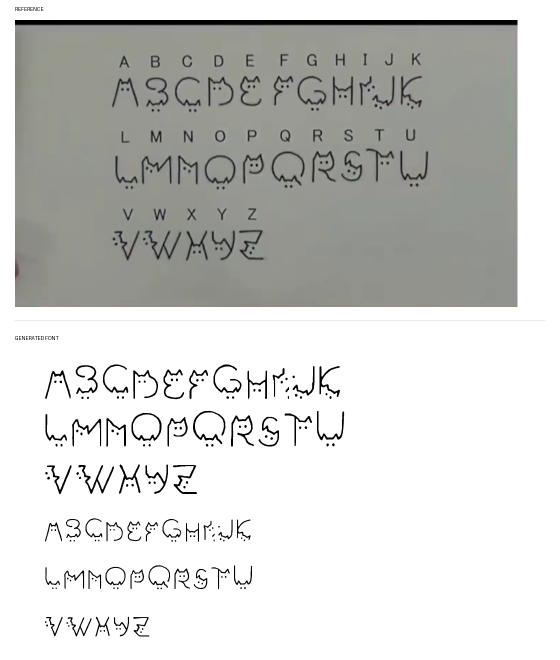
#> input picture screenshots/catfont-preview.png, 1120 x 1320 px, given in place of frame-final-clean.png, which was not available (shown at 1/2 size)
$ python build_cat_font.py
#> lines starting #> are read from the running program, lines starting #| are printed output that depends on the picture; after the words box and inside, x2 and y2 are one past the last pixel; in counts of white or black regions, pixels touching at a corner belong together; pictures that were not available may be replaced by others from this repository, and a replacement may not be noted
from __future__ import annotations

import statistics
import sys
from collections import deque
from pathlib import Path

BASE_DIR = Path(__file__).resolve().parent
VENDOR_DIR = BASE_DIR / "vendor"
if str(VENDOR_DIR) not in sys.path:
    sys.path.insert(0, str(VENDOR_DIR))

from PIL import Image, ImageDraw, ImageFont
from fontTools.fontBuilder import FontBuilder
from fontTools.pens.ttGlyphPen import TTGlyphPen
from shapely.affinity import scale as scale_geom
from shapely.affinity import translate as move_geom
from shapely.geometry import GeometryCollection, MultiPolygon, Polygon, box
from shapely.geometry.polygon import orient
from shapely.ops import unary_union

REF_IMAGE = BASE_DIR / "frames" / "frame-final-clean.png"
DIST_DIR = BASE_DIR / "dist"

THRESHOLD = 92
UPM = 1000
ASCENDER = 860
DESCENDER = -140
CAP_HEIGHT = 760
SIDE_BEARING = 28
UPSCALE = 4
LOWERCASE_SCALE = 2 / 3

# These are the user-confirmed boxes around the handwritten cat glyphs.
GLYPH_BOXES = {
    "A": (137, 72, 178, 132),
    "B": (185, 72, 221, 132),
    "C": (227, 72, 267, 132),
    "D": (274, 72, 314, 132),
    "E": (320, 72, 354, 132),
    "F": (368, 72, 399, 132),
    "G": (402, 72, 447, 132),
    "H": (452, 72, 485, 132),
    "I": (490, 72, 516, 132),
    "J": (509, 72, 544, 132),
    "K": (549, 72, 583, 132),
    "L": (142, 184, 177, 246),
    "M": (179, 184, 225, 246),
    "N": (231, 184, 263, 246),
    "O": (269, 184, 317, 246),
    "P": (324, 184, 357, 246),
    "Q": (365, 184, 416, 246),
    "R": (423, 184, 460, 246),
    "S": (464, 184, 498, 246),
    "T": (500, 184, 543, 246),
    "U": (549, 184, 592, 246),
    "V": (138, 295, 180, 360),
    "W": (181, 295, 239, 360),
    "X": (243, 295, 277, 360),
    "Y": (279, 295, 316, 360),
    "Z": (318, 295, 357, 360),
}

ROW_STRINGS = ["ABCDEFGHIJK", "LMNOPQRSTU", "VWXYZ", "abcdefghijk", "lmnopqrstu", "vwxyz"]


def connected_components(mask: list[list[bool]]) -> list[list[tuple[int, int]]]:
    height = len(mask)
    width = len(mask[0]) if height else 0
    seen = [[False] * width for _ in range(height)]
    out = []

    for y in range(height):
        for x in range(width):
            if not mask[y][x] or seen[y][x]:
                continue

            queue = deque([(x, y)])
            seen[y][x] = True
            points = []

            while queue:
                cx, cy = queue.popleft()
                points.append((cx, cy))
                for ny in range(max(0, cy - 1), min(height, cy + 2)):
                    for nx in range(max(0, cx - 1), min(width, cx + 2)):
                        if mask[ny][nx] and not seen[ny][nx]:
                            seen[ny][nx] = True
                            queue.append((nx, ny))

            out.append(points)

    return out


def polygons_from_geom(geom):
    if geom.is_empty:
        return []
    if isinstance(geom, Polygon):
        return [geom]
    if isinstance(geom, MultiPolygon):
        return list(geom.geoms)
    if isinstance(geom, GeometryCollection):
        out = []
        for part in geom.geoms:
            out.extend(polygons_from_geom(part))
        return out
    raise TypeError(f"Unsupported geometry type: {type(geom)!r}")


def draw_polygon(pen: TTGlyphPen, poly: Polygon):
    poly = orient(poly, sign=-1.0)

    def add_ring(coords):
        pts = [(round(x), round(y)) for x, y in list(coords)[:-1]]
        if len(pts) < 3:
            return
        pen.moveTo(pts[0])
        for pt in pts[1:]:
            pen.lineTo(pt)
        pen.closePath()

    add_ring(poly.exterior.coords)
    for interior in poly.interiors:
        add_ring(interior.coords)


def geom_to_glyph(geom):
    pen = TTGlyphPen(None)
    for poly in polygons_from_geom(geom):
        draw_polygon(pen, poly)
    return pen.glyph()


def trace_crop(image: Image.Image, crop_box: tuple[int, int, int, int]):
    crop = image.crop(crop_box).convert("L")
    crop = crop.resize((crop.width * UPSCALE, crop.height * UPSCALE), Image.Resampling.BICUBIC)
    width, height = crop.size

    mask = [[crop.getpixel((x, y)) < THRESHOLD for x in range(width)] for y in range(height)]

    # The boxes are already user-approved, so keep every non-trivial component inside them.
    keep_mask = [[False] * width for _ in range(height)]
    for component in connected_components(mask):
        if len(component) < 4:
            continue
        for x, y in component:
            keep_mask[y][x] = True

    rects = []
    minx = width
    miny = height
    maxx = 0
    maxy = 0

    for y in range(height):
        x = 0
        while x < width:
            if not keep_mask[y][x]:
                x += 1
                continue

            start = x
            while x < width and keep_mask[y][x]:
                minx = min(minx, x)
                miny = min(miny, y)
                maxx = max(maxx, x)
                maxy = max(maxy, y)
                x += 1

            rects.append(box(start, height - y - 1, x, height - y))

    if not rects:
        return GeometryCollection(), 1.0, width

    geom = unary_union(rects)
    geom = geom.buffer(0.7, join_style=1).buffer(-0.7, join_style=1)
    geom = geom.simplify(0.22, preserve_topology=True)

    minx_g, miny_g, _, maxy_g = geom.bounds
    geom = move_geom(geom, xoff=0, yoff=-miny_g)

    black_height = max(1.0, maxy_g - miny_g)
    return geom, black_height, width


def build_font():
    DIST_DIR.mkdir(exist_ok=True)

    image = Image.open(REF_IMAGE)
#> image is the input picture: PIL image 1120x1320 RGB; mean R, G, B 207.3, 207.9, 205.4
    traced = {}
    heights = []

    for char, crop_box in GLYPH_BOXES.items():
        geom, black_height, crop_width = trace_crop(image, crop_box)
        traced[char] = {"geom": geom, "crop_width": crop_width}
        heights.append(black_height)
#> this loop made 26 passes
#> (black_height, crop_width) on passes 1 to 12: (1, 164), (1, 144), (80, 160), (82, 160), (1, 136), (85, 124), (87, 180), (1, 132), (90, 104), (1, 140), (94, 136), (1, 140)
#> pass 1, in trace_crop, `crop = image.crop(crop_box).convert("L")`:
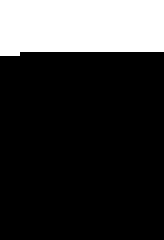
#> crop: PIL image 41x60 L (shown 4 times larger); values 151 (black) and 152 (white), 21.9% white; 1 white region, box (x1, y1, x2, y2) and area: (0, 0, 41, 14) 538
#> pass 1, in trace_crop, `crop = crop.resize((crop.width * UPSCALE, crop.height * UPSCALE), Imag..`:
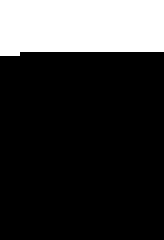
#> crop: PIL image 164x240 L; values 151 (black) and 152 (white), 21.9% white; 1 white region, box (x1, y1, x2, y2) and area: (0, 0, 164, 56) 8608
#> pass 2, in trace_crop (call 2), `crop = image.crop(crop_box).convert("L")`:
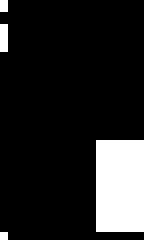
#> crop: PIL image 36x60 L (shown 4 times larger); values 151 (black) and 152 (white), 13.9% white; 4 white regions (3 under 20 px), largest, box (x1, y1, x2, y2) and area: (24, 35, 36, 58) 276
#> after the loop, heights = 26 values, max 192 at index 22, min 1 at index 0, mean 71.46; traced = 26 items

    scale_factor = CAP_HEIGHT / statistics.median(heights)
#> scale_factor = 9.38

    uppercase_chars = list(GLYPH_BOXES.keys())
    lowercase_chars = [ch.lower() for ch in uppercase_chars]
    glyph_order = [".notdef"] + uppercase_chars + lowercase_chars
    cmap = {ord(ch): ch for ch in uppercase_chars + lowercase_chars}
    glyphs = {}
    metrics = {}

    notdef = box(0, 0, 520, 760).difference(box(60, 60, 460, 700))
    glyphs[".notdef"] = geom_to_glyph(notdef)
    metrics[".notdef"] = (600, 0)

    for char, item in traced.items():
        scaled = scale_geom(item["geom"], xfact=scale_factor, yfact=scale_factor, origin=(0, 0))
        scaled = move_geom(scaled, xoff=SIDE_BEARING, yoff=0)
        advance = int(round(item["crop_width"] * scale_factor + SIDE_BEARING * 2))
        glyphs[char] = geom_to_glyph(scaled)
        metrics[char] = (max(advance, 180), 0)

        lowercase_char = char.lower()
        lower_factor = scale_factor * LOWERCASE_SCALE
        lowercase = scale_geom(item["geom"], xfact=lower_factor, yfact=lower_factor, origin=(0, 0))
        lowercase = move_geom(lowercase, xoff=SIDE_BEARING, yoff=0)
        lowercase_advance = int(round(item["crop_width"] * lower_factor + SIDE_BEARING * 2))
        glyphs[lowercase_char] = geom_to_glyph(lowercase)
        metrics[lowercase_char] = (max(lowercase_advance, 150), 0)
#> this loop made 26 passes
#> (char, advance, lowercase_char, lowercase_advance) on passes 1 to 12: ('A', 1595, 'a', 1082), ('B', 1407, 'b', 957), ('C', 1557, 'c', 1057), ('D', 1557, 'd', 1057), ('E', 1332, 'e', 907), ('F', 1219, 'f', 832), ('G', 1745, 'g', 1182), ('H', 1295, 'h', 882), ('I', 1032, 'i', 707), ('J', 1370, 'j', 932), ('K', 1332, 'k', 907), ('L', 1370, 'l', 932)
#> after the loop, glyphs = 53 items; metrics = 53 items

    fb = FontBuilder(UPM, isTTF=True)
    fb.setupGlyphOrder(glyph_order)
    fb.setupCharacterMap(cmap)
    fb.setupGlyf(glyphs)
    fb.setupHorizontalMetrics(metrics)
    fb.setupHorizontalHeader(ascent=ASCENDER, descent=DESCENDER)
    fb.setupOS2(
        sTypoAscender=ASCENDER,
        sTypoDescender=DESCENDER,
        sTypoLineGap=120,
        usWinAscent=ASCENDER,
        usWinDescent=abs(DESCENDER),
        sxHeight=0,
        sCapHeight=CAP_HEIGHT,
    )
    fb.setupNameTable(
        {
            "familyName": "Cat Font",
            "styleName": "Regular",
            "fullName": "Cat Font Regular",
            "psName": "CatFont-Regular",
            "version": "Version 5.0",
            "uniqueFontIdentifier": "CatFont-Regular-5.0",
        }
    )
    fb.setupPost()
    fb.setupMaxp()
    fb.setupDummyDSIG()

    font_path = DIST_DIR / "CatFont-Regular.ttf"
    fb.save(font_path)
    return font_path


def render_preview(font_path: Path):
    preview_path = font_path.with_name("CatFont-preview.png")
    diagnostic_path = font_path.with_name("CatFont-glyph-map.png")

    reference = Image.open(REF_IMAGE).convert("RGB")
    reference = reference.resize((reference.width * 14 // 10, reference.height * 14 // 10))

    canvas = Image.new("RGB", (1120, 1320), "white")
#> canvas: PIL image 1120x1320 RGB; every value is 255
    draw = ImageDraw.Draw(canvas)
    ui_font = ImageFont.load_default()
    cat_font = ImageFont.truetype(str(font_path), 78)

    canvas.paste(reference, (30, 40))
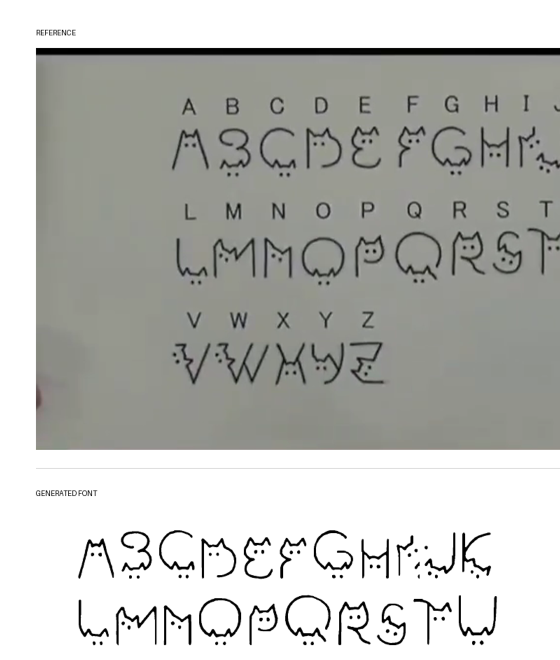
#> canvas: PIL image 1120x1320 RGB (shown at 1/2 size); mean R, G, B 186.2, 187, 183.2
    draw.text((30, 12), "REFERENCE", fill="black", font=ui_font)
    draw.line((30, 640, 1090, 640), fill=(210, 210, 210), width=1)
    draw.text((30, 670), "GENERATED FONT", fill="black", font=ui_font)

    y = 730
    for row in ROW_STRINGS:
        draw.text((90, y), row, fill="black", font=cat_font)
        y += 95
#> after the loop, y = 1300

    canvas.save(preview_path)
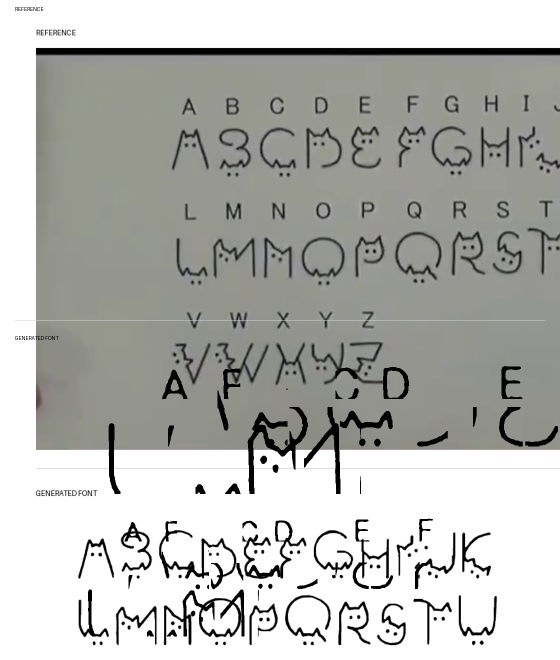
#> saved as CatFont-preview.png: PIL image 1120x1320 RGB (shown at 1/2 size); mean R, G, B 182.3, 183, 179.4

    chars = "ABCDEFGHIJKLMNOPQRSTUVWXYZabcdefghijklmnopqrstuvwxyz"
    cell_w, cell_h = 180, 200
    cols = 4
    rows = (len(chars) + cols - 1) // cols
    diag = Image.new("RGB", (cols * cell_w, rows * cell_h), "white")
#> diag: PIL image 720x2600 RGB; every value is 255
    dd = ImageDraw.Draw(diag)
    for i, ch in enumerate(chars):
        x = (i % cols) * cell_w
        y = (i // cols) * cell_h
        dd.rectangle((x, y, x + cell_w - 1, y + cell_h - 1), outline="lightgray", width=1)
        dd.text((x + 8, y + 8), ch, fill="black", font=ui_font)
        bbox = dd.textbbox((0, 0), ch, font=cat_font)
        tw = bbox[2] - bbox[0]
        dd.text((x + (cell_w - tw) // 2 - bbox[0], y + 55 - bbox[1]), ch, fill="black", font=cat_font)
#> this loop made 52 passes
#> (bbox, tw) on passes 1 to 12: ((0, 68, 124, 68), 124), ((0, 68, 110, 68), 110), ((0, 9, 121, 68), 121), ((0, 7, 121, 68), 121), ((0, 68, 104, 68), 104), ((0, 5, 95, 68), 95), ((0, 4, 136, 68), 136), ((0, 68, 101, 68), 101), ((0, 2, 81, 68), 81), ((0, 68, 107, 68), 107), ((0, -1, 104, 68), 104), ((0, 68, 107, 68), 107)
    diag.save(diagnostic_path)
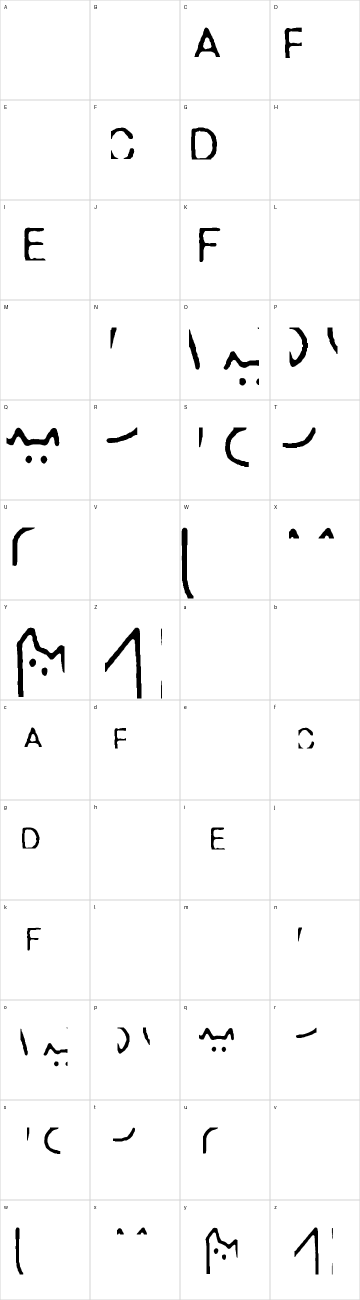
#> saved as CatFont-glyph-map.png: PIL image 720x2600 RGB (shown at 1/2 size); min 0, max 255, mean 249.5

    return preview_path


def main():
    font_path = build_font()
    preview_path = render_preview(font_path)
    print(font_path)
    print(preview_path)


if __name__ == "__main__":
    main()
